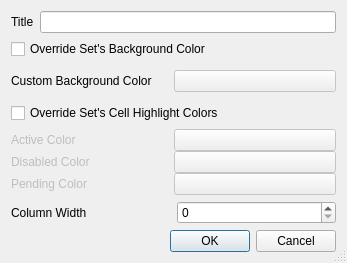
<?xml version="1.0" encoding="UTF-8"?>
<ui version="4.0">
 <class>ViewEditor</class>
 <widget class="QDialog" name="ViewEditor">
  <property name="windowModality">
   <enum>Qt::ApplicationModal</enum>
  </property>
  <property name="geometry">
   <rect>
    <x>0</x>
    <y>0</y>
    <width>347</width>
    <height>263</height>
   </rect>
  </property>
  <property name="windowTitle">
   <string>Edit Column</string>
  </property>
  <property name="windowIcon">
   <iconset resource="../resources.qrc">
    <normaloff>:/img/color_wheel.png</normaloff>:/img/color_wheel.png</iconset>
  </property>
  <property name="sizeGripEnabled">
   <bool>true</bool>
  </property>
  <property name="modal">
   <bool>true</bool>
  </property>
  <layout class="QVBoxLayout" name="verticalLayout_3">
   <item>
    <layout class="QHBoxLayout" name="horizontalLayout">
     <item>
      <widget class="QLabel" name="lbl_title">
       <property name="text">
        <string>Title</string>
       </property>
       <property name="buddy">
        <cstring>le_title</cstring>
       </property>
      </widget>
     </item>
     <item>
      <widget class="QLineEdit" name="le_title"/>
     </item>
    </layout>
   </item>
   <item>
    <widget class="QCheckBox" name="cb_override">
     <property name="text">
      <string>Override Set's Background Color</string>
     </property>
    </widget>
   </item>
   <item>
    <widget class="QWidget" name="background_widget" native="true">
     <layout class="QVBoxLayout" name="verticalLayout">
      <property name="spacing">
       <number>0</number>
      </property>
      <property name="leftMargin">
       <number>0</number>
      </property>
      <property name="topMargin">
       <number>0</number>
      </property>
      <property name="rightMargin">
       <number>0</number>
      </property>
      <property name="bottomMargin">
       <number>0</number>
      </property>
      <item>
       <layout class="QHBoxLayout" name="horizontalLayout_2">
        <item>
         <widget class="QLabel" name="lbl_bg_color">
          <property name="text">
           <string>Custom Background Color</string>
          </property>
          <property name="buddy">
           <cstring>cp_bg_color</cstring>
          </property>
         </widget>
        </item>
        <item>
         <widget class="QtColorPicker" name="cp_bg_color">
          <property name="enabled">
           <bool>false</bool>
          </property>
         </widget>
        </item>
       </layout>
      </item>
     </layout>
    </widget>
   </item>
   <item>
    <widget class="QCheckBox" name="cb_override_cell_colors">
     <property name="text">
      <string>Override Set's Cell Highlight Colors</string>
     </property>
    </widget>
   </item>
   <item>
    <widget class="QWidget" name="colors_widget" native="true">
     <property name="enabled">
      <bool>false</bool>
     </property>
     <property name="sizePolicy">
      <sizepolicy hsizetype="Preferred" vsizetype="Preferred">
       <horstretch>0</horstretch>
       <verstretch>0</verstretch>
      </sizepolicy>
     </property>
     <property name="minimumSize">
      <size>
       <width>0</width>
       <height>0</height>
      </size>
     </property>
     <layout class="QVBoxLayout" name="verticalLayout_2">
      <property name="spacing">
       <number>0</number>
      </property>
      <property name="leftMargin">
       <number>0</number>
      </property>
      <property name="topMargin">
       <number>0</number>
      </property>
      <property name="rightMargin">
       <number>0</number>
      </property>
      <property name="bottomMargin">
       <number>0</number>
      </property>
      <item>
       <layout class="QGridLayout" name="grdLayoutColors">
        <item row="1" column="0">
         <widget class="QLabel" name="lbl_disabled_color">
          <property name="text">
           <string>Disabled Color</string>
          </property>
         </widget>
        </item>
        <item row="1" column="1">
         <widget class="QtColorPicker" name="cp_disabled_color">
          <property name="enabled">
           <bool>false</bool>
          </property>
         </widget>
        </item>
        <item row="2" column="1">
         <widget class="QtColorPicker" name="cp_pending_color">
          <property name="enabled">
           <bool>false</bool>
          </property>
         </widget>
        </item>
        <item row="0" column="0">
         <widget class="QLabel" name="lbl_active_color">
          <property name="text">
           <string>Active Color</string>
          </property>
         </widget>
        </item>
        <item row="0" column="1">
         <widget class="QtColorPicker" name="cp_active_color">
          <property name="enabled">
           <bool>false</bool>
          </property>
         </widget>
        </item>
        <item row="2" column="0">
         <widget class="QLabel" name="lbl_pending_color">
          <property name="text">
           <string>Pending Color</string>
          </property>
         </widget>
        </item>
       </layout>
      </item>
     </layout>
    </widget>
   </item>
   <item>
    <layout class="QHBoxLayout" name="hbox_width">
     <item>
      <widget class="QLabel" name="lbl_col_width">
       <property name="text">
        <string>Column Width</string>
       </property>
       <property name="buddy">
        <cstring>sb_width</cstring>
       </property>
      </widget>
     </item>
     <item>
      <widget class="QSpinBox" name="sb_width"/>
     </item>
    </layout>
   </item>
   <item>
    <widget class="QDialogButtonBox" name="buttonBox">
     <property name="orientation">
      <enum>Qt::Horizontal</enum>
     </property>
     <property name="standardButtons">
      <set>QDialogButtonBox::Cancel|QDialogButtonBox::Ok</set>
     </property>
    </widget>
   </item>
  </layout>
 </widget>
 <customwidgets>
  <customwidget>
   <class>QtColorPicker</class>
   <extends>QPushButton</extends>
   <header>qtcolorpicker.h</header>
  </customwidget>
 </customwidgets>
 <resources>
  <include location="../resources.qrc"/>
 </resources>
 <connections>
  <connection>
   <sender>buttonBox</sender>
   <signal>accepted()</signal>
   <receiver>ViewEditor</receiver>
   <slot>accept()</slot>
   <hints>
    <hint type="sourcelabel">
     <x>310</x>
     <y>200</y>
    </hint>
    <hint type="destinationlabel">
     <x>157</x>
     <y>236</y>
    </hint>
   </hints>
  </connection>
  <connection>
   <sender>buttonBox</sender>
   <signal>rejected()</signal>
   <receiver>ViewEditor</receiver>
   <slot>reject()</slot>
   <hints>
    <hint type="sourcelabel">
     <x>310</x>
     <y>200</y>
    </hint>
    <hint type="destinationlabel">
     <x>286</x>
     <y>236</y>
    </hint>
   </hints>
  </connection>
 </connections>
</ui>
